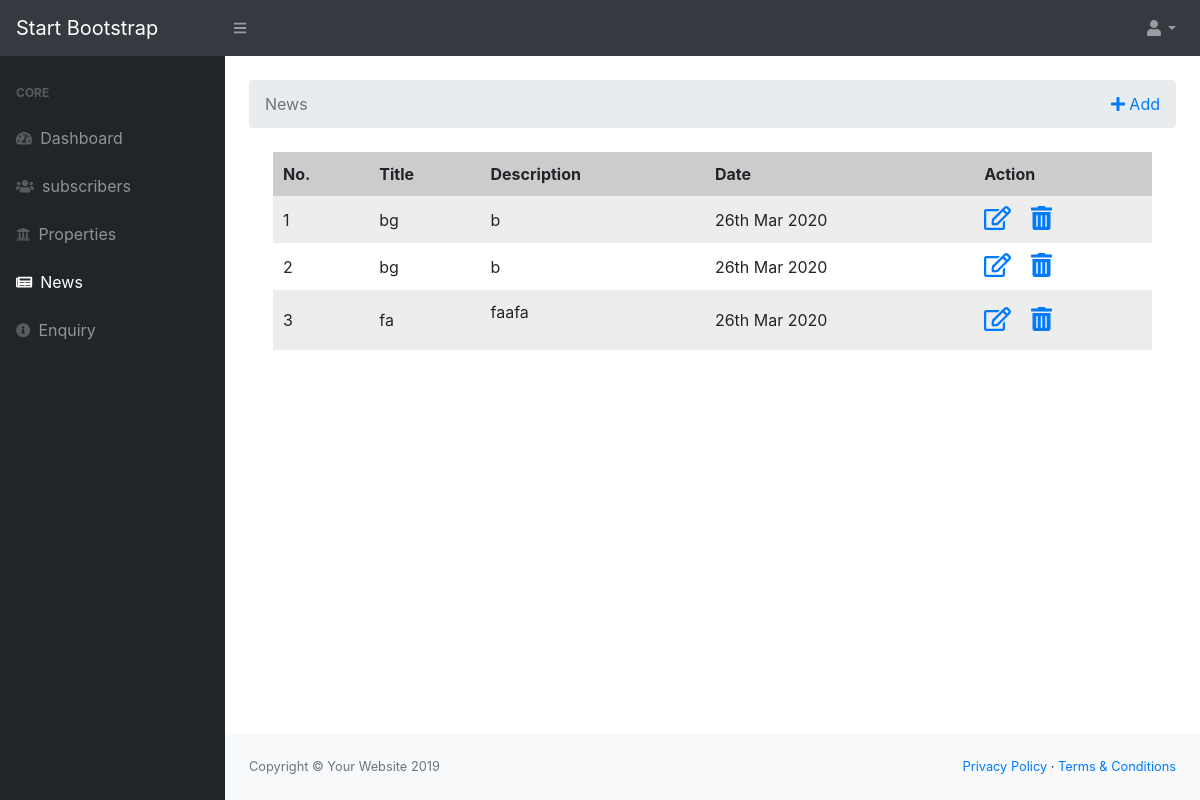
The page /admin/news.php on the database its author committed.
### tables this page shows
CREATE TABLE `news` (
  `id` int(11) NOT NULL,
  `title` text NOT NULL,
  `description` longtext NOT NULL,
  `date` timestamp(6) NOT NULL DEFAULT CURRENT_TIMESTAMP(6) ON UPDATE CURRENT_TIMESTAMP(6)
);

### admin/news.php (the view, shortened to what this page needs)
<?php
include('../connect.php');
$news = mysqli_query($dbconnect,"select * from news" );
?>
<!DOCTYPE html>
<html lang="en">
    <head>
        <link href="css/styles.css" rel="stylesheet" />
        <link href="https://cdn.datatables.net/1.10.20/css/dataTables.bootstrap4.min.css" rel="stylesheet" />
    </head>
    <body class="sb-nav-fixed">
        <nav class="sb-topnav navbar navbar-expand navbar-dark bg-dark">
            <a class="navbar-brand" href="index.php">Start Bootstrap</a><button class="btn btn-link btn-sm order-1 order-lg-0" id="sidebarToggle" href="#"><i class="fas fa-bars"></i></button
            >
            <ul class="navbar-nav ml-auto ml-md-12">
                <li class="nav-item dropdown">
                    <a class="nav-link dropdown-toggle" id="userDropdown" href="#" role="button" data-toggle="dropdown" aria-haspopup="true" aria-expanded="false"><i class="fas fa-user fa-fw"></i></a>
                </li>
            </ul>
        </nav>
        <div id="layoutSidenav">
            <div id="layoutSidenav_nav">
                <nav class="sb-sidenav accordion sb-sidenav-dark" id="sidenavAccordion">
                    <div class="sb-sidenav-menu">
                        <div class="nav">
                            <div class="sb-sidenav-menu-heading">Core</div>
                            <a class="nav-link" href="dashboard.php"
                                ><div class="sb-nav-link-icon"><i class="fas fa-tachometer-alt"></i></div>
                                Dashboard</a>
                            <a class="nav-link" href="subscribers.php"
                                ><div class="sb-nav-link-icon"><i class="fas fa-users"></i></div>
                                subscribers
                            </a>
                            <a class="nav-link" href="properties.php"
                                ><div class="sb-nav-link-icon"><i class="fas fa-university"></i></div>
                                Properties
                            </a>
                            <a class="nav-link" href="news.php"
                                ><div class="sb-nav-link-icon"><i class="fas fa-newspaper"></i></i></div>
                                News
                            </a>
                            <a class="nav-link" href="queries.php"
                                ><div class="sb-nav-link-icon"><i class="fas fa-info-circle"></i></i></div>
                                Enquiry
                            </a>
                </nav>
            </div>
            <div id="layoutSidenav_content">
                <main>
                    <div class="container-fluid">
                    <br>
                        <ol class="breadcrumb mb-4">
                            <li class="breadcrumb-item active">News</li>
                            <ul class="navbar-nav ml-auto ml-md-12">
                                <li class="nav-item ">
                                    <a  href="addnews.php" role="button"  ><i class="fas fa-plus"></i> Add</a>
                                </li>
                            </ul>
                        </ol>
                        <div class="container-fluid">
                            <table class="dataTable">
                                <thead>
                                    <tr>
                                        <th>No.</th>
                                        <th>Title</th>
                                        <th>Description</th>
                                        <th>Date</th>
                                        <th>Action</th>
                                    </tr>
                                </thead>
                                <tbody>
                                <?php while ($new=mysqli_fetch_assoc($news)) { ?>
                                    <tr>
                                        <td><?php echo $new['id'] ?></td>
                                        <td><?php echo $new['title'] ?></td>
                                        <td><?php echo substr($new['description'],0,200); ?></td>
                                        <td><?php echo date("dS M Y  "); ?></td>
                                        <td>
                                            <a href="editnews.php"><i class="far fa-edit" style="font-size:24px;margin-right:15px;"></i></a>
                                            <a href="#"><i class="fas fa-trash-alt"  style="font-size:24px;"></i> </a>
                                        </td>
                                    </tr>
                                <?php } ?>
                                </tbody>
                            </table>
                        </div>
                    </div>
                </main>
                <footer class="py-4 bg-light mt-auto">
                    <div class="container-fluid">
                        <div class="d-flex align-items-center justify-content-between small">
                            <div class="text-muted">Copyright &copy; Your Website 2019</div>
                            <div>
                                <a href="#">Privacy Policy</a>
                                &middot;
                                <a href="#">Terms &amp; Conditions</a>
                            </div>
                        </div>
                    </div>
                </footer>
            </div>
        </div>
    </body>
</html>

### admin/news.php (style rules this page uses)
.dataTable { display: block; width: 100%; margin: 1em 0; }
.dataTable thead, .dataTable tbody, .dataTable thead tr, .dataTable th { display: block; }
.dataTable thead { float: left; }
.dataTable tbody { width: auto; position: relative; overflow-x: auto; }
.dataTable td, .dataTable th { padding: .625em; line-height: 1.5em; border-bottom: none; box-sizing: border-box; overflow-x: hidden; overflow-y: auto; }
.dataTable th { text-align: left; background: rgba(0, 0, 0, 0.14); border-bottom: none; }
.dataTable tbody tr { display: table-cell; }
.dataTable tbody td { display: block; }
.dataTable tr:nth-child(odd) { background: rgba(0, 0, 0, 0.07); }
@media screen and (min-width: 50em) { .dataTable { display: table; } }
@media screen and (min-width: 50em) { .dataTable thead { display: table-header-group; float: none; } }
@media screen and (min-width: 50em) { .dataTable tbody { display: table-row-group; } }
@media screen and (min-width: 50em) { .dataTable thead tr, .dataTable tbody tr { display: table-row; } }
@media screen and (min-width: 50em) { .dataTable th, .dataTable tbody td { display: table-cell; } }
@media screen and (min-width: 50em) { .dataTable td, .dataTable th { width: auto; } }
a:link, a:visited { text-decoration: none; }

### rows shown on the page
news: id "1", title "bg", description "b"
news: id "2", title "bg", description "b"
news: id "3", title "fa", description "faafa"
